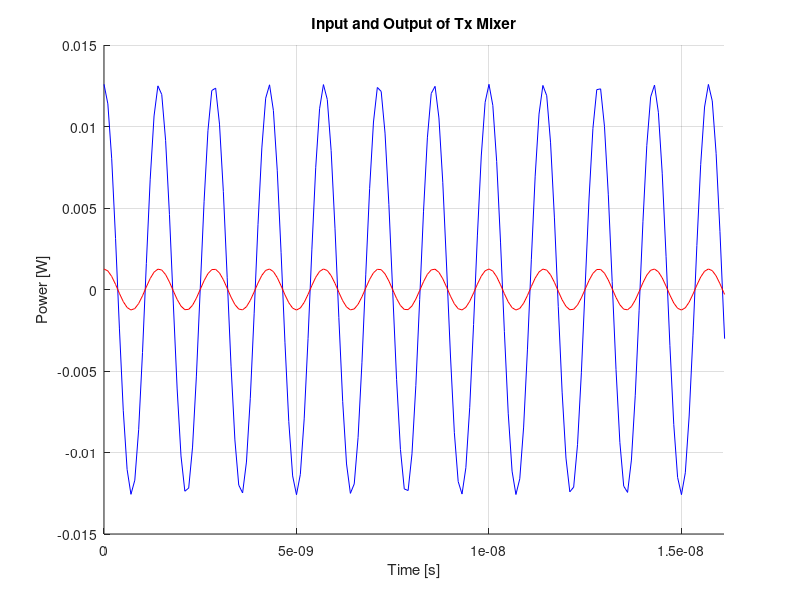

The MATLAB script that drew this image:
% Author: David Fian
% Course: ECE 492
% Title: Plotting signals of Mixer (Tx)
% Date Created: 4/30/24
% Description: The following script uses values from a specified component
%datasheet
% in order to produce the output signal, specifically for the output of a
% mixer connected to the Tx in a RF circuit. This script doesnt 100% reflect
% what the experimental signal will look like because this current version
% assumes there is no IM or other harmonics influencing the output.
% Calculating for the Rx is similar.
% Note (1)
% Input/Output of a mixer depending whether it's on the Tx or Rx side of
% circuit.
% Tx Rx
%----------- ---------
% Input: IF Input: RF
% Output: RF Output: IF
%------------------------------------------------------------------------------

% Component that this script is configured to:
% Component type: Mixer
% Part #: XM-A3W2-0404D
% Datasheet: HMC1048ALC3B
% Link to data sheet:
%"https://www.analog.com/media/en/technical-documentation/data-sheets/hmc1048a.p
%df"
%------------------------------------------------------------------------------

clc, clear, close
% Constants
giga = 10^9;
milli = 10^-3;
micro = 10^-6;%
nano = 10^-9;
% Set up of time vector used for plotting
start_point = 0;
increment = .1 * nano;
end_point = 1 * milli;
t = (start_point : increment : end_point);
%------------------------------------------------------------------------------

% Note: The following values below chosen based on either it was provided
% by the datasheet or determined.
% dB Values
LO_power_dB = 14; % unit: dBm (from datasheet)
IF_power_dB = 11; % unit: dBm (N210 can output power within
%the range of 0-20 dBm)
conversion_loss_of_mixer = 10; % unit: dBm (from datasheet)
% Relevant Frequency
IF_frequency = 4.4 * giga; % unit: GHz (Max frequency of the N210)
%------------------------------------------------------------------------------

% General Equation for output of Mixer
% Note: David used this equation for calculating the output power of the
% mixer in his component schematic.
RF_power_dB = IF_power_dB - conversion_loss_of_mixer;
% Note: Jackson stated:
% RF_power_dB = IF_power_dB - conversion_loss_of_mixer - loss_due_to_IM
% dont currently have the IM value. Not 100% if the IM value is obtained
% from testing or if its provided in the datasheet.
%------------------------------------------------------------------------------

% This block of code focuses on the conversion of dBm to mW for plotting
%purposes in the time domain.
% The IF signal is the input to the mixer
IF_power_watts_conversion = (10^(IF_power_dB/10))/1000;
IF_power_watts_signal = IF_power_watts_conversion * cos (IF_frequency*t);
% The RF signal is the output of the mixer (in terms of the Tx chain)
RF_power_watts_conversion = (10^(RF_power_dB/10))/1000;
RF_power_watts_signal = RF_power_watts_conversion * cos (IF_frequency*t);
%------------------------------------------------------------------------------

%Plot and Setting
hold on
grid on
plot(t,IF_power_watts_signal, 'b') % Input plot
plot(t, RF_power_watts_signal, 'r') % Output plot
xlim([0,10*nano]) % Time base units: sec therefore range set
%to 0 to 10 nanosec
ylim([-15* milli , 15 * milli]) % Power base unit: Watts therefore range
%set to -15 to 15 milliWatt
xlabel('Time [s]')
ylabel('Power [W]')
title('Input and Output of Tx Mixer')
hold off
%------------------------------------------------------------------------------
